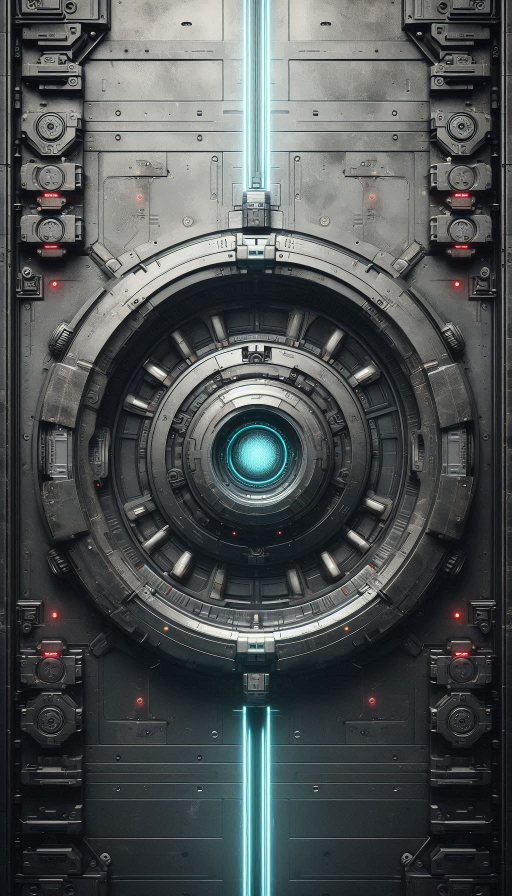
#> input picture Images/botfather-door.jpg, 1024 x 1792 px (shown at 1/2 size); its folder holds only this picture in this run
$ python -i crop_avatars.py   (imports and definitions only)
#> lines starting #> are read from the running program, lines starting #| are printed output that depends on the picture
"""
crop_avatars.py
Auto-crops each avatar WebP to its non-transparent content bounding box,
pads to a square with 8% margin, and resizes to 256x256.
"""

from PIL import Image
import os, glob

AVATAR_DIR  = r"Images\user-avatars"
OUTPUT_SIZE = 256
ALPHA_THRESHOLD = 15   # alpha <= this is considered transparent
PADDING_FACTOR  = 0.02 # 2% padding around the tight content crop

def crop_avatar(path):
#> called with path = '../Images/botfather-door.jpg'
    img = Image.open(path).convert("RGBA")
    data = img.load()
    w, h = img.size
#> w = 1024; h = 1792

    top, bottom, left, right = h, -1, w, -1
#> top = 1792; bottom = -1; left = 1024; right = -1
    for y in range(h):
        for x in range(w):
            if data[x, y][3] > ALPHA_THRESHOLD:
                if y < top:    top    = y
                if y > bottom: bottom = y
                if x < left:   left   = x
                if x > right:  right  = x
#> after the loop, bottom = 1791; left = 0; right = 1023; top = 0

    if bottom < 0:
        print(f"  SKIP {os.path.basename(path)} — fully transparent")
        return

    content_w = right  - left   + 1
#> content_w = 1024
    content_h = bottom - top    + 1
#> content_h = 1792
    max_dim   = max(content_w, content_h)
#> max_dim = 1792
    pad       = int(max_dim * PADDING_FACTOR)
#> pad = 35

    cx = (left + right)  / 2
#> cx = 511.5
    cy = (top  + bottom) / 2
    half = int(max_dim / 2) + pad

    crop_left   = max(0,     int(cx - half))
    crop_top    = max(0,     int(cy - half))
    crop_right  = min(w,     int(cx + half) + 1)
    crop_bottom = min(h,     int(cy + half) + 1)

    cropped = img.crop((crop_left, crop_top, crop_right, crop_bottom))

    # Make it square (letterbox with transparent bg if needed)
    cw, ch = cropped.size
    side = max(cw, ch)
    square = Image.new("RGBA", (side, side), (0, 0, 0, 0))
#> square: PIL image 1792x1792 RGBA; every value is 0
    square.paste(cropped, ((side - cw) // 2, (side - ch) // 2))
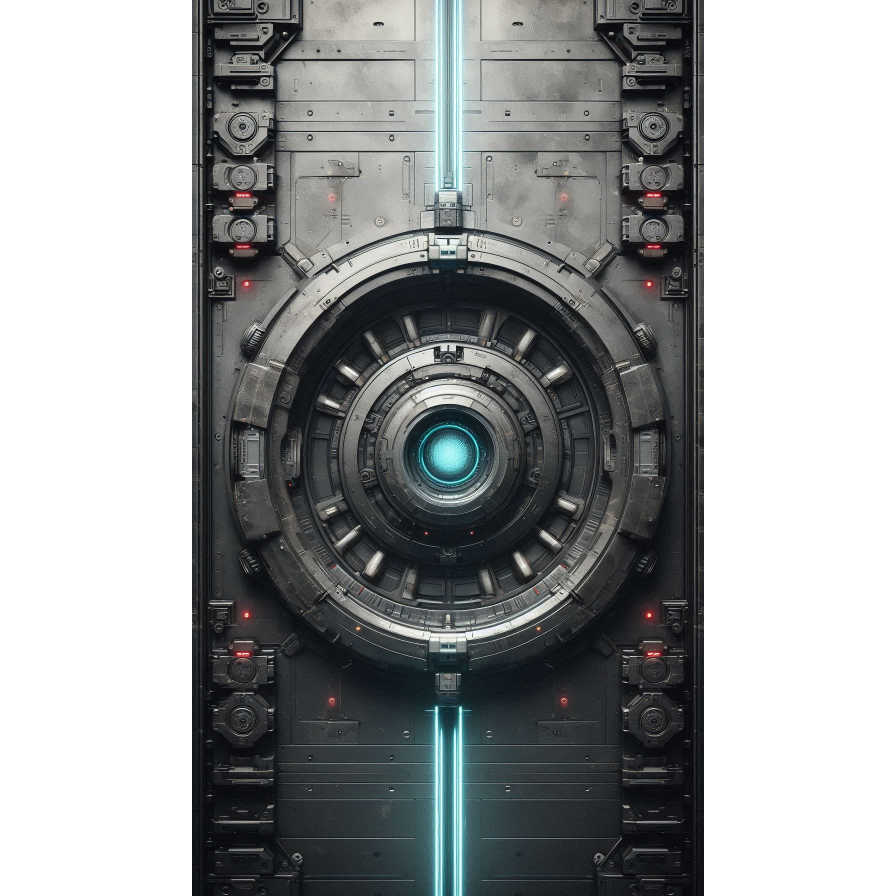
#> square: PIL image 1792x1792 RGBA (shown at 1/2 size); mean R, G, B, A 44.4, 47, 47.4, 145.7; transparent parts drawn white

    result = square.resize((OUTPUT_SIZE, OUTPUT_SIZE), Image.LANCZOS)
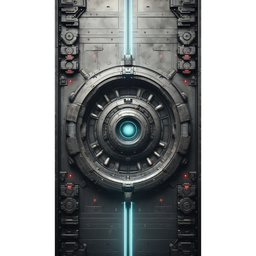
#> result: PIL image 256x256 RGBA; mean R, G, B, A 45.1, 47.8, 48.2, 145.8; transparent parts drawn white
    result.save(path, "WEBP", quality=92)
    print(f"  OK  {os.path.basename(path):<40} content={content_w}x{content_h}  crop={crop_right-crop_left}x{crop_bottom-crop_top}")
#|   OK  botfather-door.jpg                       content=1024x1792  crop=1024x1792

files = glob.glob(os.path.join(AVATAR_DIR, "*.webp"))
# [4 lines not run here, left out]

>>> result = crop_avatar('../Images/botfather-door.jpg')
